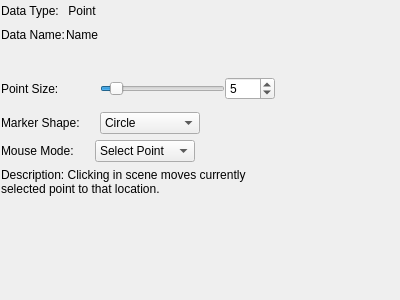
<?xml version="1.0" encoding="UTF-8"?>
<ui version="4.0">
 <class>MediaPoint_Widget</class>
 <widget class="QWidget" name="MediaPoint_Widget">
  <property name="geometry">
   <rect>
    <x>0</x>
    <y>0</y>
    <width>400</width>
    <height>300</height>
   </rect>
  </property>
  <property name="windowTitle">
   <string>Form</string>
  </property>
  <layout class="QVBoxLayout" name="verticalLayout">
   <property name="spacing">
    <number>6</number>
   </property>
   <property name="leftMargin">
    <number>1</number>
   </property>
   <property name="topMargin">
    <number>1</number>
   </property>
   <property name="rightMargin">
    <number>1</number>
   </property>
   <property name="bottomMargin">
    <number>1</number>
   </property>
   <item>
    <layout class="QGridLayout" name="gridLayout">
     <property name="sizeConstraint">
      <enum>QLayout::SizeConstraint::SetFixedSize</enum>
     </property>
     <property name="horizontalSpacing">
      <number>1</number>
     </property>
     <property name="verticalSpacing">
      <number>4</number>
     </property>
     <item row="0" column="0">
      <widget class="QLabel" name="label_2">
       <property name="text">
        <string>Data Type:</string>
       </property>
      </widget>
     </item>
     <item row="0" column="1">
      <widget class="QLabel" name="label">
       <property name="text">
        <string>Point</string>
       </property>
       <property name="alignment">
        <set>Qt::AlignmentFlag::AlignCenter</set>
       </property>
      </widget>
     </item>
     <item row="1" column="0">
      <widget class="QLabel" name="label_3">
       <property name="text">
        <string>Data Name:</string>
       </property>
      </widget>
     </item>
     <item row="1" column="1">
      <widget class="QLabel" name="name_label">
       <property name="text">
        <string>Name</string>
       </property>
       <property name="alignment">
        <set>Qt::AlignmentFlag::AlignCenter</set>
       </property>
      </widget>
     </item>
     <item row="0" column="2">
      <spacer name="horizontalSpacer">
       <property name="orientation">
        <enum>Qt::Orientation::Horizontal</enum>
       </property>
       <property name="sizeHint" stdset="0">
        <size>
         <width>40</width>
         <height>20</height>
        </size>
       </property>
      </spacer>
     </item>
     <item row="1" column="2">
      <spacer name="horizontalSpacer_2">
       <property name="orientation">
        <enum>Qt::Orientation::Horizontal</enum>
       </property>
       <property name="sizeHint" stdset="0">
        <size>
         <width>40</width>
         <height>20</height>
        </size>
       </property>
      </spacer>
     </item>
    </layout>
   </item>
   <item>
    <layout class="QHBoxLayout" name="horizontalLayout_4">
     <property name="spacing">
      <number>6</number>
     </property>
     <item>
      <widget class="ColorPicker_Widget" name="color_picker" native="true">
       <property name="sizePolicy">
        <sizepolicy hsizetype="Preferred" vsizetype="Fixed">
         <horstretch>0</horstretch>
         <verstretch>0</verstretch>
        </sizepolicy>
       </property>
       <property name="minimumSize">
        <size>
         <width>264</width>
         <height>0</height>
        </size>
       </property>
      </widget>
     </item>
     <item>
      <spacer name="horizontalSpacer_4">
       <property name="orientation">
        <enum>Qt::Orientation::Horizontal</enum>
       </property>
       <property name="sizeHint" stdset="0">
        <size>
         <width>20</width>
         <height>20</height>
        </size>
       </property>
      </spacer>
     </item>
    </layout>
   </item>
   <item>
    <layout class="QGridLayout" name="point_settings_layout">
     <property name="sizeConstraint">
      <enum>QLayout::SizeConstraint::SetFixedSize</enum>
     </property>
     <property name="horizontalSpacing">
      <number>0</number>
     </property>
     <property name="verticalSpacing">
      <number>6</number>
     </property>
     <item row="0" column="0">
      <widget class="QLabel" name="point_size_label">
       <property name="text">
        <string>Point Size:</string>
       </property>
      </widget>
     </item>
     <item row="0" column="2">
      <widget class="QSpinBox" name="point_size_spinbox">
       <property name="minimumSize">
        <size>
         <width>50</width>
         <height>0</height>
        </size>
       </property>
       <property name="minimum">
        <number>1</number>
       </property>
       <property name="maximum">
        <number>50</number>
       </property>
       <property name="value">
        <number>5</number>
       </property>
      </widget>
     </item>
     <item row="2" column="1" colspan="2">
      <widget class="QComboBox" name="marker_shape_combo">
       <property name="sizePolicy">
        <sizepolicy hsizetype="Maximum" vsizetype="Fixed">
         <horstretch>0</horstretch>
         <verstretch>0</verstretch>
        </sizepolicy>
       </property>
       <property name="minimumSize">
        <size>
         <width>100</width>
         <height>0</height>
        </size>
       </property>
       <item>
        <property name="text">
         <string>Circle</string>
        </property>
       </item>
       <item>
        <property name="text">
         <string>Square</string>
        </property>
       </item>
       <item>
        <property name="text">
         <string>Triangle</string>
        </property>
       </item>
       <item>
        <property name="text">
         <string>Cross</string>
        </property>
       </item>
       <item>
        <property name="text">
         <string>X</string>
        </property>
       </item>
       <item>
        <property name="text">
         <string>Diamond</string>
        </property>
       </item>
      </widget>
     </item>
     <item row="2" column="0">
      <widget class="QLabel" name="marker_shape_label">
       <property name="text">
        <string>Marker Shape:      </string>
       </property>
      </widget>
     </item>
     <item row="0" column="1">
      <widget class="QSlider" name="point_size_slider">
       <property name="minimum">
        <number>1</number>
       </property>
       <property name="maximum">
        <number>50</number>
       </property>
       <property name="value">
        <number>5</number>
       </property>
       <property name="orientation">
        <enum>Qt::Orientation::Horizontal</enum>
       </property>
      </widget>
     </item>
     <item row="0" column="3" rowspan="3">
      <spacer name="horizontalSpacer_5">
       <property name="orientation">
        <enum>Qt::Orientation::Horizontal</enum>
       </property>
       <property name="sizeHint" stdset="0">
        <size>
         <width>20</width>
         <height>20</height>
        </size>
       </property>
      </spacer>
     </item>
    </layout>
   </item>
   <item>
    <layout class="QVBoxLayout" name="verticalLayout_2">
     <property name="spacing">
      <number>6</number>
     </property>
     <property name="sizeConstraint">
      <enum>QLayout::SizeConstraint::SetFixedSize</enum>
     </property>
     <item>
      <layout class="QHBoxLayout" name="horizontalLayout_3">
       <property name="spacing">
        <number>1</number>
       </property>
       <property name="sizeConstraint">
        <enum>QLayout::SizeConstraint::SetFixedSize</enum>
       </property>
       <item>
        <widget class="QLabel" name="label_4">
         <property name="text">
          <string>Mouse Mode:      </string>
         </property>
        </widget>
       </item>
       <item>
        <widget class="QComboBox" name="selection_model_combo">
         <property name="sizePolicy">
          <sizepolicy hsizetype="Maximum" vsizetype="Fixed">
           <horstretch>0</horstretch>
           <verstretch>0</verstretch>
          </sizepolicy>
         </property>
         <property name="minimumSize">
          <size>
           <width>100</width>
           <height>0</height>
          </size>
         </property>
         <item>
          <property name="text">
           <string>Select Point</string>
          </property>
         </item>
        </widget>
       </item>
       <item>
        <spacer name="horizontalSpacer_3">
         <property name="orientation">
          <enum>Qt::Orientation::Horizontal</enum>
         </property>
         <property name="sizeHint" stdset="0">
          <size>
           <width>20</width>
           <height>20</height>
          </size>
         </property>
        </spacer>
       </item>
      </layout>
     </item>
     <item>
      <widget class="QLabel" name="selection_model_label">
       <property name="sizePolicy">
        <sizepolicy hsizetype="Maximum" vsizetype="Preferred">
         <horstretch>0</horstretch>
         <verstretch>0</verstretch>
        </sizepolicy>
       </property>
       <property name="text">
        <string>Description: Clicking in scene moves currently selected point to that location.</string>
       </property>
       <property name="wordWrap">
        <bool>true</bool>
       </property>
      </widget>
     </item>
     <item>
      <spacer name="verticalSpacer">
       <property name="orientation">
        <enum>Qt::Orientation::Vertical</enum>
       </property>
       <property name="sizeHint" stdset="0">
        <size>
         <width>250</width>
         <height>40</height>
        </size>
       </property>
      </spacer>
     </item>
    </layout>
   </item>
  </layout>
 </widget>
 <customwidgets>
  <customwidget>
   <class>ColorPicker_Widget</class>
   <extends>QWidget</extends>
   <header>ColorPicker_Widget/ColorPicker_Widget.hpp</header>
   <container>1</container>
  </customwidget>
 </customwidgets>
 <resources/>
 <connections/>
</ui>
